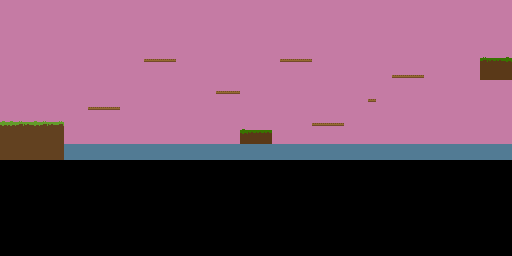

The image is a tile-based game level rendered from a .tmx file. Its description and complete source (layers, tilesets, objects, tile grids) follow:
An orthogonal 64x32 tile map with 8x8 px tiles, 1 tile layer (Tile Layer 1).

<map version="1.10" tiledversion="1.11.2" orientation="orthogonal" renderorder="right-down" width="64" height="32" tilewidth="8" tileheight="8" infinite="0" nextlayerid="2" nextobjectid="1">
 <tileset firstgid="1" source="tileset.tsx" />
 <layer id="1" name="Tile Layer 1" width="64" height="32">
  <data encoding="csv">
9,9,9,9,9,9,9,9,9,9,9,9,9,9,9,9,9,9,9,9,9,9,9,9,9,9,9,9,9,9,9,9,9,9,9,9,9,9,9,9,9,9,9,9,9,9,9,9,9,9,9,9,9,9,9,9,9,9,9,9,9,9,9,9,
9,9,9,9,9,9,9,9,9,9,9,9,9,9,9,9,9,9,9,9,9,9,9,9,9,9,9,9,9,9,9,9,9,9,9,9,9,9,9,9,9,9,9,9,9,9,9,9,9,9,9,9,9,9,9,9,9,9,9,9,9,9,9,9,
9,9,9,9,9,9,9,9,9,9,9,9,9,9,9,9,9,9,9,9,9,9,9,9,9,9,9,9,9,9,9,9,9,9,9,9,9,9,9,9,9,9,9,9,9,9,9,9,9,9,9,9,9,9,9,9,9,9,9,9,9,9,9,9,
9,9,9,9,9,9,9,9,9,9,9,9,9,9,9,9,9,9,9,9,9,9,9,9,9,9,9,9,9,9,9,9,9,9,9,9,9,9,9,9,9,9,9,9,9,9,9,9,9,9,9,9,9,9,9,9,9,9,9,9,9,9,9,9,
9,9,9,9,9,9,9,9,9,9,9,9,9,9,9,9,9,9,9,9,9,9,9,9,9,9,9,9,9,9,9,9,9,9,9,9,9,9,9,9,9,9,9,9,9,9,9,9,9,9,9,9,9,9,9,9,9,9,9,9,9,9,9,9,
9,9,9,9,9,9,9,9,9,9,9,9,9,9,9,9,9,9,9,9,9,9,9,9,9,9,9,9,9,9,9,9,9,9,9,9,9,9,9,9,9,9,9,9,9,9,9,9,9,9,9,9,9,9,9,9,9,9,9,9,9,9,9,9,
9,9,9,9,9,9,9,9,9,9,9,9,9,9,9,9,9,9,9,9,9,9,9,9,9,9,9,9,9,9,9,9,9,9,9,9,9,9,9,9,9,9,9,9,9,9,9,9,9,9,9,9,9,9,9,9,9,9,9,9,9,9,9,9,
9,9,9,9,9,9,9,9,9,9,9,9,9,9,9,9,9,9,7,7,7,7,9,9,9,9,9,9,9,9,9,9,9,9,9,7,7,7,7,9,9,9,9,9,9,9,9,9,9,9,9,9,9,9,9,9,9,9,9,9,21,19,19,20,
9,9,9,9,9,9,9,9,9,9,9,9,9,9,9,9,9,9,9,9,9,9,9,9,9,9,9,9,9,9,9,9,9,9,9,9,9,9,9,9,9,9,9,9,9,9,9,9,9,9,9,9,9,9,9,9,9,9,9,9,18,18,18,18,
9,9,9,9,9,9,9,9,9,9,9,9,9,9,9,9,9,9,9,9,9,9,9,9,9,9,9,9,9,9,9,9,9,9,9,9,9,9,9,9,9,9,9,9,9,9,9,9,9,7,7,7,7,9,9,9,9,9,9,9,18,18,18,18,
9,9,9,9,9,9,9,9,9,9,9,9,9,9,9,9,9,9,9,9,9,9,9,9,9,9,9,9,9,9,9,9,9,9,9,9,9,9,9,9,9,9,17,17,17,17,17,17,9,9,9,9,9,9,9,9,9,9,9,9,9,9,9,9,
9,9,9,9,9,9,9,9,9,9,9,9,9,9,9,9,9,9,9,9,9,9,9,9,9,9,9,7,7,7,17,17,9,9,9,9,9,9,9,17,17,17,17,17,17,17,9,9,9,9,9,9,9,9,9,9,9,9,9,9,9,9,9,9,
9,9,9,9,9,9,9,9,9,9,9,9,9,9,9,9,9,9,9,9,9,9,9,9,9,9,9,9,9,9,9,9,9,9,17,17,17,17,17,17,17,17,9,9,9,9,7,9,9,9,9,9,9,9,9,9,9,9,9,9,9,9,9,9,
9,9,9,9,9,9,9,9,9,1,9,7,7,7,7,9,17,17,17,17,17,17,17,17,17,17,17,17,17,17,17,17,17,17,17,17,17,17,17,9,17,9,9,9,9,9,9,9,9,9,9,9,9,9,9,9,9,9,9,9,9,9,9,9,
9,9,9,9,9,9,9,9,9,1,1,1,9,9,9,9,9,17,17,17,17,17,17,17,17,17,17,17,17,17,17,17,17,17,17,17,17,17,9,9,9,9,9,9,9,9,9,9,9,9,9,9,17,17,17,17,17,17,17,17,17,17,17,17,
12,12,13,11,12,13,11,13,17,1,1,1,1,1,1,17,17,17,17,17,17,17,17,17,17,17,17,17,17,17,17,17,9,9,9,9,9,9,9,7,7,7,7,9,9,9,9,9,9,9,9,17,17,17,17,17,17,17,17,17,17,17,17,17,
10,10,10,10,10,10,10,10,17,1,17,17,17,17,17,17,17,17,17,17,17,17,17,17,17,17,17,17,17,17,20,19,19,19,9,9,9,9,9,9,9,9,9,9,9,9,9,9,9,9,9,9,17,17,17,17,17,17,17,17,17,17,17,17,
10,10,10,10,10,10,10,10,17,17,17,17,17,17,17,17,17,17,17,17,17,17,17,17,17,17,17,17,17,17,18,18,18,18,9,9,9,9,9,9,9,9,9,9,9,9,9,9,9,9,9,9,9,17,17,17,17,17,17,17,17,17,17,17,
10,10,10,10,10,10,10,10,22,22,22,22,22,22,22,22,22,22,22,22,22,22,22,22,22,22,22,22,22,22,22,22,22,22,22,22,22,22,22,22,22,22,22,22,22,22,22,22,22,22,22,22,22,22,22,22,22,22,22,22,22,22,22,22,
10,10,10,10,10,10,10,10,22,22,22,22,22,22,22,22,22,22,22,22,22,22,22,22,22,22,22,22,22,22,22,22,22,22,22,22,22,22,22,22,22,22,22,22,22,22,22,22,22,22,22,22,22,22,22,22,22,22,22,22,22,22,22,22,
0,0,0,0,0,0,0,0,0,0,0,0,0,0,0,0,0,0,0,0,0,0,0,0,0,0,0,0,0,0,0,0,0,0,0,0,0,0,0,0,0,0,0,0,0,0,0,0,0,0,0,0,0,0,0,0,0,0,0,0,0,0,0,0,
0,0,0,0,0,0,0,0,0,0,0,0,0,0,0,0,0,0,0,0,0,0,0,0,0,0,0,0,0,0,0,0,0,0,0,0,0,0,0,0,0,0,0,0,0,0,0,0,0,0,0,0,0,0,0,0,0,0,0,0,0,0,0,0,
0,0,0,0,0,0,0,0,0,0,0,0,0,0,0,0,0,0,0,0,0,0,0,0,0,0,0,0,0,0,0,0,0,0,0,0,0,0,0,0,0,0,0,0,0,0,0,0,0,0,0,0,0,0,0,0,0,0,0,0,0,0,0,0,
0,0,0,0,0,0,0,0,0,0,0,0,0,0,0,0,0,0,0,0,0,0,0,0,0,0,0,0,0,0,0,0,0,0,0,0,0,0,0,0,0,0,0,0,0,0,0,0,0,0,0,0,0,0,0,0,0,0,0,0,0,0,0,0,
0,0,0,0,0,0,0,0,0,0,0,0,0,0,0,0,0,0,0,0,0,0,0,0,0,0,0,0,0,0,0,0,0,0,0,0,0,0,0,0,0,0,0,0,0,0,0,0,0,0,0,0,0,0,0,0,0,0,0,0,0,0,0,0,
0,0,0,0,0,0,0,0,0,0,0,0,0,0,0,0,0,0,0,0,0,0,0,0,0,0,0,0,0,0,0,0,0,0,0,0,0,0,0,0,0,0,0,0,0,0,0,0,0,0,0,0,0,0,0,0,0,0,0,0,0,0,0,0,
0,0,0,0,0,0,0,0,0,0,0,0,0,0,0,0,0,0,0,0,0,0,0,0,0,0,0,0,0,0,0,0,0,0,0,0,0,0,0,0,0,0,0,0,0,0,0,0,0,0,0,0,0,0,0,0,0,0,0,0,0,0,0,0,
0,0,0,0,0,0,0,0,0,0,0,0,0,0,0,0,0,0,0,0,0,0,0,0,0,0,0,0,0,0,0,0,0,0,0,0,0,0,0,0,0,0,0,0,0,0,0,0,0,0,0,0,0,0,0,0,0,0,0,0,0,0,0,0,
0,0,0,0,0,0,0,0,0,0,0,0,0,0,0,0,0,0,0,0,0,0,0,0,0,0,0,0,0,0,0,0,0,0,0,0,0,0,0,0,0,0,0,0,0,0,0,0,0,0,0,0,0,0,0,0,0,0,0,0,0,0,0,0,
0,0,0,0,0,0,0,0,0,0,0,0,0,0,0,0,0,0,0,0,0,0,0,0,0,0,0,0,0,0,0,0,0,0,0,0,0,0,0,0,0,0,0,0,0,0,0,0,0,0,0,0,0,0,0,0,0,0,0,0,0,0,0,0,
0,0,0,0,0,0,0,0,0,0,0,0,0,0,0,0,0,0,0,0,0,0,0,0,0,0,0,0,0,0,0,0,0,0,0,0,0,0,0,0,0,0,0,0,0,0,0,0,0,0,0,0,0,0,0,0,0,0,0,0,0,0,0,0,
0,0,0,0,0,0,0,0,0,0,0,0,0,0,0,0,0,0,0,0,0,0,0,0,0,0,0,0,0,0,0,0,0,0,0,0,0,0,0,0,0,0,0,0,0,0,0,0,0,0,0,0,0,0,0,0,0,0,0,0,0,0,0,0
</data>
 </layer>
</map>
